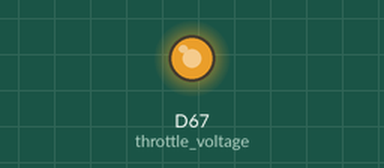
Recording of a sketch running on a simulated Arduino Zero (SAMD21). Shown: output pins drawn as LEDs (lit = HIGH).

Above: at 4.9 s.
At 15.1 s:
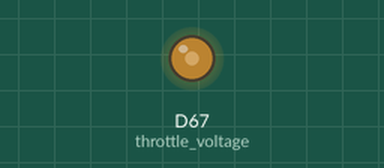
At 25.45 s:
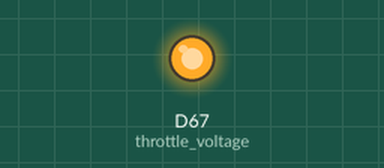
At 35.7 s:
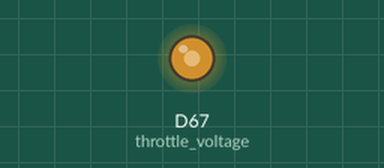
Timing chart, 0 to 40.0 s (numbered marks = the images above):
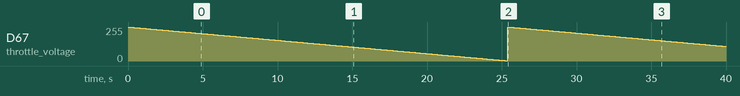

The sketch:

code_output_voltage.ino
```cpp
const int throttle_voltage = 67;

void setup() {
  pinMode(throttle_voltage, OUTPUT);
  analogWriteResolution(8);

}

void loop() {
  for (int value = 255; value > 1; value--) {
    analogWrite(throttle_voltage, value);
    delay(100);
  }
}
```

Measured:
- by itself, D67 (throttle_voltage): ramps from 255/255 to 2/255 and jumps back, once every 25.4 s
